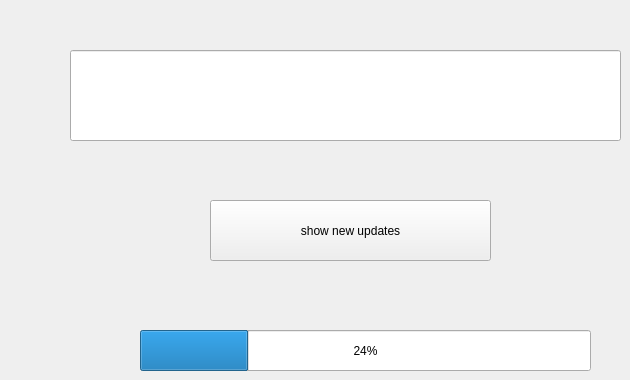
                 <widget class="QWidget" name="updates">
                  <attribute name="title">
                   <string>updates</string>
                  </attribute>
                  <widget class="QLineEdit" name="lineEdit_8">
                   <property name="geometry">
                    <rect>
                     <x>70</x>
                     <y>50</y>
                     <width>551</width>
                     <height>91</height>
                    </rect>
                   </property>
                   <property name="styleSheet">
                    <string notr="true">font: 10pt &quot;MS Shell Dlg 2&quot;;</string>
                   </property>
                  </widget>
                  <widget class="QProgressBar" name="progressBar">
                   <property name="geometry">
                    <rect>
                     <x>140</x>
                     <y>330</y>
                     <width>451</width>
                     <height>41</height>
                    </rect>
                   </property>
                   <property name="styleSheet">
                    <string notr="true"/>
                   </property>
                   <property name="value">
                    <number>24</number>
                   </property>
                  </widget>
                  <widget class="QPushButton" name="update_button">
                   <property name="geometry">
                    <rect>
                     <x>210</x>
                     <y>200</y>
                     <width>281</width>
                     <height>61</height>
                    </rect>
                   </property>
                   <property name="styleSheet">
                    <string notr="true">font: 10pt &quot;MS Shell Dlg 2&quot;;</string>
                   </property>
                   <property name="text">
                    <string>show new updates</string>
                   </property>
                  </widget>
                 </widget>
